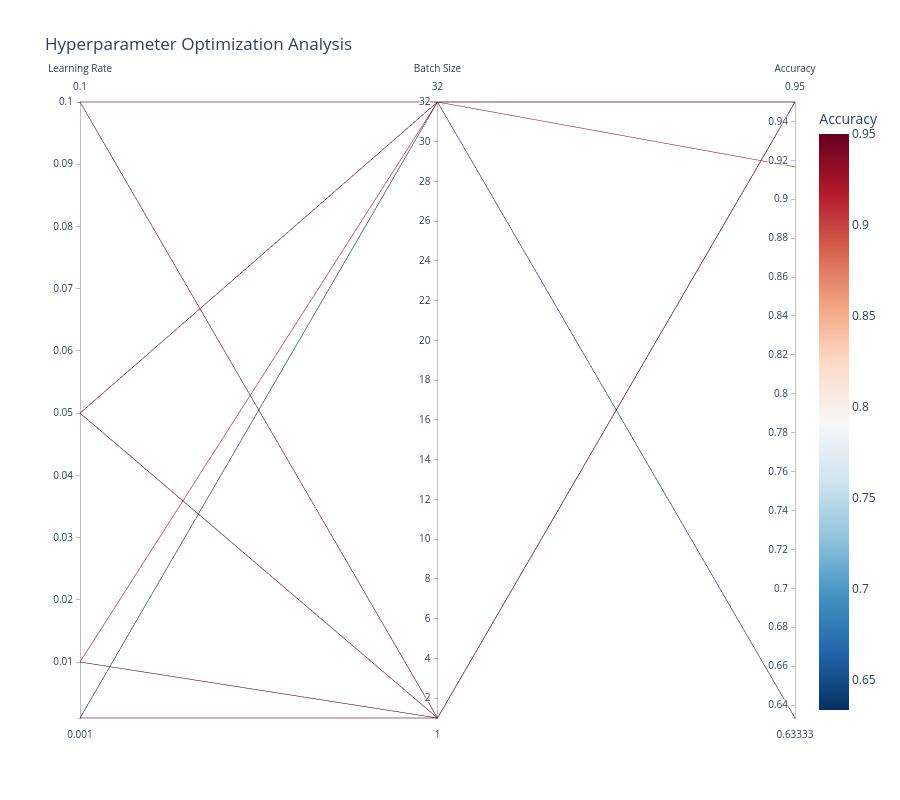

Notebook source saved alongside this figure:
### Code cell
import pandas as pd
import plotly.express as px

df_grid_search = pd.read_csv("../scripts/results/BinClass_synth_grid_search_20_by_2.csv")
# 1. Load your experiment results
try:
    # This line should be adjusted to load your actual data
    df = df_grid_search[(df_grid_search['mode'] == 'test') & (df_grid_search['optimizer'].str.contains("SGD"))]
    # df = df[['accuracy', 'optimizer', 'lr', 'rank', 'batch_size', 'eps']]
except (NameError, FileNotFoundError): # More robust error handling
    # Create a dummy DataFrame if the file doesn't exist for demonstration
    data = {
        'lr': [0.01, 0.01, 0.001, 0.001, 0.05, 0.05],
        'batch_size': [32, 64, 32, 64, 32, 64],
        'eps': [1e-8, 1e-7, 1e-8, 1e-7, 1e-8, 1e-7],
        'rank': [10, 20, 10, 20, 10, 20],
        'accuracy': [0.85, 0.88, 0.91, 0.90, 0.82, 0.89]
    }
    df = pd.DataFrame(data)

# 2. Define dimensions and the performance metric
hyperparameter_dims = ['lr', 'batch_size',  'accuracy']
hyperparameter_cols = ['lr', 'batch_size']
performance_metric = 'accuracy'
time_col = 'epoch_time'

df_sorted = df.sort_values(
    by=[performance_metric, time_col], 
    ascending=[False, True]
)

# 3. Drop duplicates based on hyperparameters, keeping the first entry
#    Because of our sorting, the first entry for each group is now guaranteed
#    to be the earliest occurrence of its highest accuracy.
df_earliest_best = df_sorted.drop_duplicates(
    subset=hyperparameter_cols, 
    keep='first'
)

# 3. Create the parallel coordinates plot
fig = px.parallel_coordinates(
    df_earliest_best,
    dimensions=hyperparameter_dims,
    color=performance_metric,
    color_continuous_scale=px.colors.diverging.RdBu_r,
    labels={
        "lr": "Learning Rate",
        "batch_size": "Batch Size",
        # "eps": "Epsilon",
        # "rank": "Rank",
        "accuracy": "Accuracy"
    },
    title="Hyperparameter Optimization Analysis"
)

# 4. Update layout to make the plot taller
fig.update_layout(
    height=800  # Set the desired height of the plot in pixels
)

# 5. Display the interactive plot
fig.show()

### Figure 1 — Plotly figure (JSON) as saved in the notebook; plotly's stock layout.template omitted (floating-point values rounded to 4 significant figures)
{"data": [{"dimensions": [{"label": "Learning Rate", "values": [0.1, 0.05, 0.05, 0.01, 0.1, 0.001, 0.01, 0.001]}, {"label": "Batch Size", "values": [32, 32, 1, 1, 1, 1, 32, 32]}, {"label": "Accuracy", "values": [0.95, 0.95, 0.95, 0.95, 0.95, 0.95, 0.9167, 0.6333]}], "domain": {"x": [0, 1], "y": [0, 1]}, "line": {"color": [0.95, 0.95, 0.95, 0.95, 0.95, 0.95, 0.9167, 0.6333], "coloraxis": "coloraxis"}, "name": "", "type": "parcoords"}], "layout": {"coloraxis": {"colorbar": {"title": {"text": "Accuracy"}}, "colorscale": [[0, "rgb(5,48,97)"], [0.1, "rgb(33,102,172)"], [0.2, "rgb(67,147,195)"], [0.3, "rgb(146,197,222)"], [0.4, "rgb(209,229,240)"], [0.5, "rgb(247,247,247)"], [0.6, "rgb(253,219,199)"], [0.7, "rgb(244,165,130)"], [0.8, "rgb(214,96,77)"], [0.9, "rgb(178,24,43)"], [1, "rgb(103,0,31)"]]}, "height": 800, "legend": {"tracegroupgap": 0}, "title": {"text": "Hyperparameter Optimization Analysis"}}}
